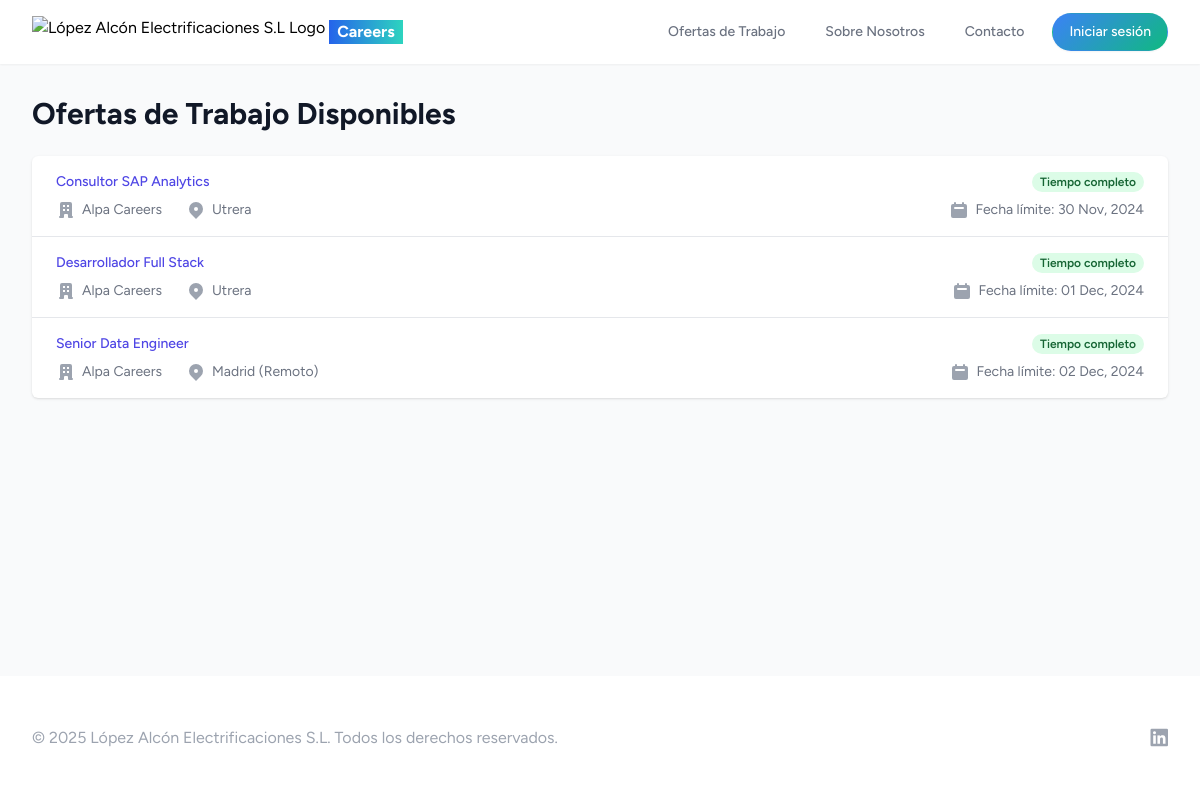
The page / on the database its author committed.
### recruitment/models.py (models this page shows, shortened)
class JobOffer(models.Model):
    title = models.CharField(max_length=200)
    slug = models.SlugField(unique=True, blank=True)
    company = models.CharField(max_length=100, default="Alpa Careers")
    location = models.CharField(max_length=100, default="Utrera")
    job_type = models.CharField(max_length=50, default="Tiempo Completo", choices=[
        ('full_time', 'Tiempo completo'),
        ('part_time', 'Tiempo parcial'),
        ('contract', 'Contrato'),
        ('internship', 'Prácticas'),
    ])
    salary_range = models.CharField(max_length=100, blank=True)
    description = models.TextField(default="TBD")
    responsibilities = models.TextField(default="TBD")
    requirements = models.TextField(default="TBD")
    benefits = models.TextField(blank=True)
    application_deadline = models.DateField(null=True, blank=True)
    posted_date = models.DateField(auto_now=True)

### recruitment/views.py (the view)
# urls.py: path('', views.job_list, name='job_list'),
def job_list(request):
    jobs = JobOffer.objects.all().order_by('-posted_date')
    return render(request, 'recruitment/job_list.html', {'jobs': jobs})

### recruitment/templates/recruitment/job_list.html (shortened to what this page needs)
{% extends 'recruitment/base.html' %}
{% block content %}
<div class="max-w-7xl mx-auto px-4 sm:px-6 lg:px-8 py-8">
    <div class="md:flex md:items-center md:justify-between mb-6">
        <div class="flex-1 min-w-0">
            <h2 class="text-2xl font-bold leading-7 text-gray-900 sm:text-3xl sm:truncate">
                Ofertas de Trabajo Disponibles
            </h2>
        </div>
    </div>
    <div class="bg-white shadow overflow-hidden sm:rounded-md">
        <ul class="divide-y divide-gray-200">
            {% for job in jobs %}
            <li>
                <a href="{% url 'job_detail' job.id %}" class="block hover:bg-gray-50">
                    <div class="px-4 py-4 sm:px-6">
                        <div class="flex items-center justify-between">
                            <p class="text-sm font-medium text-indigo-600 truncate">
                                {{ job.title }}
                            </p>
                            <div class="ml-2 flex-shrink-0 flex">
                                <p class="px-2 inline-flex text-xs leading-5 font-semibold rounded-full bg-green-100 text-green-800">
                                    {{ job.get_job_type_display }}
                                </p>
                            </div>
                        </div>
                        <div class="mt-2 sm:flex sm:justify-between">
                            <div class="sm:flex">
                                <p class="flex items-center text-sm text-gray-500">
                                    {{ job.company }}
                                </p>
                                <p class="mt-2 flex items-center text-sm text-gray-500 sm:mt-0 sm:ml-6">
                                    <svg class="flex-shrink-0 mr-1.5 h-5 w-5 text-gray-400" xmlns="http://www.w3.org/2000/svg" viewBox="0 0 20 20" fill="currentColor">
                                        <path fill-rule="evenodd" d="M5.05 4.05a7 7 0 119.9 9.9L10 18.9l-4.95-4.95a7 7 0 010-9.9zM10 11a2 2 0 100-4 2 2 0 000 4z" clip-rule="evenodd" />
                                    </svg>
                                    {{ job.location }}
                                </p>
                            </div>
                            <div class="mt-2 flex items-center text-sm text-gray-500 sm:mt-0">
                                <p>
                                    Fecha límite: <time datetime="{{ job.application_deadline|date:'Y-m-d' }}">{{ job.application_deadline|date:"d M, Y" }}</time>
                                </p>
                            </div>
                        </div>
                    </div>
                </a>
            </li>
            {% empty %}
            <li class="px-4 py-4 sm:px-6">
                <p class="text-sm text-gray-500">No hay ofertas de trabajo disponibles actualmente.</p>
            </li>
            {% endfor %}
        </ul>
    </div>
</div>
{% endblock %}
{% block extra_css %}
<link rel="stylesheet" href="https://cdnjs.cloudflare.com/ajax/libs/font-awesome/6.0.0-beta3/css/all.min.css">
{% endblock %}

### rows shown on the page
JobOffer: title "Consultor SAP Analytics", job_type "Tiempo completo", company "Alpa Careers", location "Utrera", application_deadline "30 Nov, 2024"
JobOffer: title "Desarrollador Full Stack", job_type "Tiempo completo", company "Alpa Careers", location "Utrera", application_deadline "01 Dec, 2024"
JobOffer: title "Senior Data Engineer", job_type "Tiempo completo", company "Alpa Careers", location "Madrid (Remoto)", application_deadline "02 Dec, 2024"
